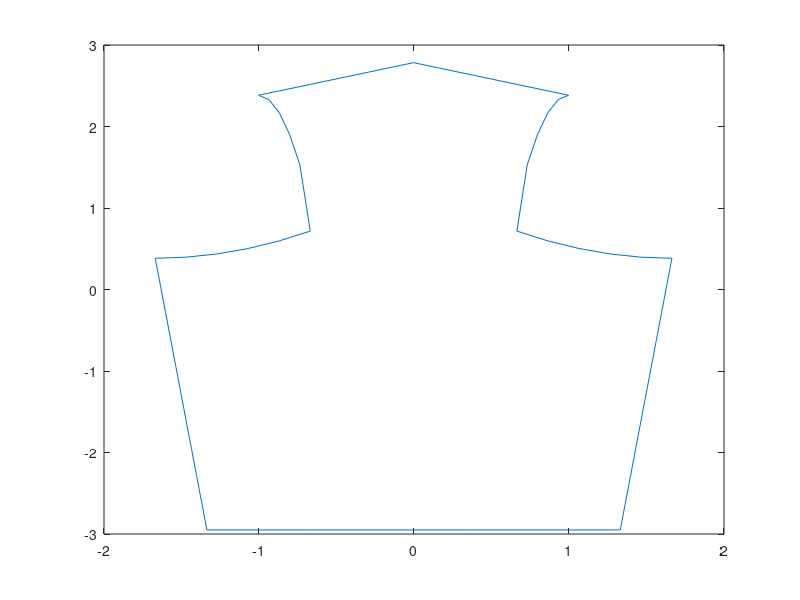

This figure's MATLAB source: (Note: this script raises an error after producing the figure.)
%% Make Rose
%   This function makes a design

points = zeros;

for count = 0:4
    points(count+1) = count;
end

for count = 1:10
    points(count+5) = count*.1 + 4 + count*1i;
end

for count = 1:5
    points(count+15) = (count/5)^2*1i - 0.6*count + points(15);
end

for count = 1:5
    points(count+20) = -((5-count)*2/5)^2*1i + 0.2*count + points(20)+ 5i;
end

for count = 1:6
    points(25+count) = points(25) - 0.5*count + count*0.2i;
end

for count = 1:length(points)-2
    points(31+count) = imag(points(30-count))*1i - real(points(30-count));
end

points = (points - mean(points))/3;
%points.';
plot(real(points),imag(points));
writematrix(points.', 'vase.txt');